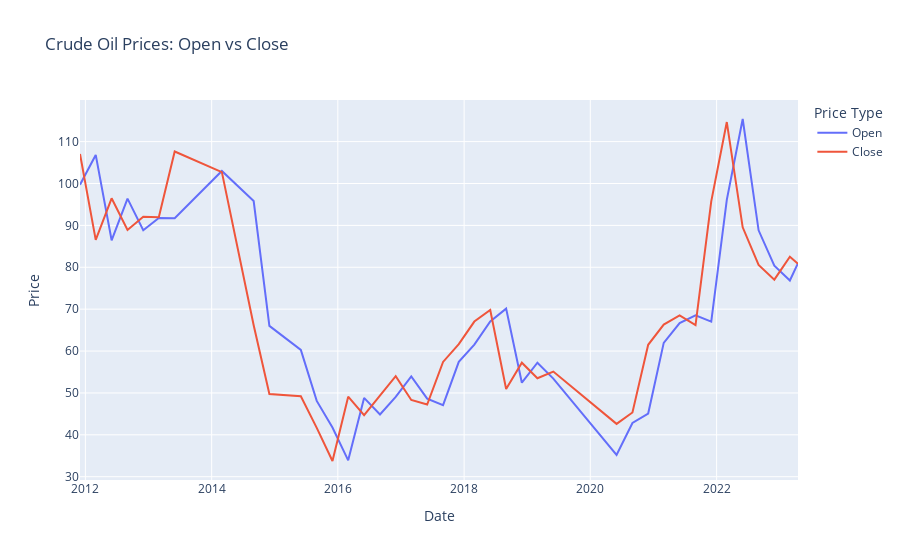

Notebook code cell kept with this figure:
### Code cell
# Creating a line plot of crude oil prices over time using Plotly Express.
# This plot compares 'Open' and 'Close' prices against the 'Date'.
# The plot is interactive, enhancing data exploration.
fig = px.line(crude_oil_df, x='Date', y=['Open', 'Close'], labels={'value': 'Price', 'variable': 'Price Type'}, title='Crude Oil Prices: Open vs Close')
fig.show()

### Figure 1 — Plotly figure (JSON) as saved in the notebook; plotly's stock layout.template omitted (floating-point values rounded to 4 significant figures)
{"data": [{"hovertemplate": "Price Type=Open<br>Date=%{x}<br>Price=%{y}<extra></extra>", "legendgroup": "Open", "line": {"color": "#636efa", "dash": "solid"}, "marker": {"symbol": "circle"}, "mode": "lines", "name": "Open", "orientation": "v", "showlegend": true, "type": "scatter", "x": ["2011-12-01T00:00:00", "2012-03-01T00:00:00", "2012-06-01T00:00:00", "2012-09-01T00:00:00", "2012-12-01T00:00:00", "2013-03-01T00:00:00", "2013-06-01T00:00:00", "2014-03-01T00:00:00", "2014-09-01T00:00:00", "2014-12-01T00:00:00", "2015-06-01T00:00:00", "2015-09-01T00:00:00", "2015-12-01T00:00:00", "2016-03-01T00:00:00", "2016-06-01T00:00:00", "2016-09-01T00:00:00", "2016-12-01T00:00:00", "2017-03-01T00:00:00", "2017-06-01T00:00:00", "2017-09-01T00:00:00", "2017-12-01T00:00:00", "2018-03-01T00:00:00", "2018-06-01T00:00:00", "2018-09-01T00:00:00", "2018-12-01T00:00:00", "2019-03-01T00:00:00", "2019-06-01T00:00:00", "2020-06-01T00:00:00", "2020-09-01T00:00:00", "2020-12-01T00:00:00", "2021-03-01T00:00:00", "2021-06-01T00:00:00", "2021-09-01T00:00:00", "2021-12-01T00:00:00", "2022-03-01T00:00:00", "2022-06-01T00:00:00", "2022-09-01T00:00:00", "2022-12-01T00:00:00", "2023-03-01T00:00:00", "2023-04-17T00:00:00"], "xaxis": "x", "y": [99.7, 106.8, 86.44, 96.38, 88.85, 91.76, 91.73, 103, 95.81, 66, 60.29, 48.1, 41.73, 33.9, 48.82, 44.85, 49.07, 53.95, 48.63, 47.08, 57.42, 61.55, 67.07, 70.12, 52.45, 57.22, 53.42, 35.21, 42.83, 45.08, 61.95, 66.68, 68.55, 67.01, 96.09, 115.4, 88.83, 80.4, 76.85, 81], "yaxis": "y"}, {"hovertemplate": "Price Type=Close<br>Date=%{x}<br>Price=%{y}<extra></extra>", "legendgroup": "Close", "line": {"color": "#EF553B", "dash": "solid"}, "marker": {"symbol": "circle"}, "mode": "lines", "name": "Close", "orientation": "v", "showlegend": true, "type": "scatter", "x": ["2011-12-01T00:00:00", "2012-03-01T00:00:00", "2012-06-01T00:00:00", "2012-09-01T00:00:00", "2012-12-01T00:00:00", "2013-03-01T00:00:00", "2013-06-01T00:00:00", "2014-03-01T00:00:00", "2014-09-01T00:00:00", "2014-12-01T00:00:00", "2015-06-01T00:00:00", "2015-09-01T00:00:00", "2015-12-01T00:00:00", "2016-03-01T00:00:00", "2016-06-01T00:00:00", "2016-09-01T00:00:00", "2016-12-01T00:00:00", "2017-03-01T00:00:00", "2017-06-01T00:00:00", "2017-09-01T00:00:00", "2017-12-01T00:00:00", "2018-03-01T00:00:00", "2018-06-01T00:00:00", "2018-09-01T00:00:00", "2018-12-01T00:00:00", "2019-03-01T00:00:00", "2019-06-01T00:00:00", "2020-06-01T00:00:00", "2020-09-01T00:00:00", "2020-12-01T00:00:00", "2021-03-01T00:00:00", "2021-06-01T00:00:00", "2021-09-01T00:00:00", "2021-12-01T00:00:00", "2022-03-01T00:00:00", "2022-06-01T00:00:00", "2022-09-01T00:00:00", "2022-12-01T00:00:00", "2023-03-01T00:00:00", "2023-04-17T00:00:00"], "xaxis": "x", "y": [107.1, 86.53, 96.47, 88.91, 92.05, 91.97, 107.7, 102.7, 66.15, 49.76, 49.2, 41.65, 33.75, 49.1, 44.7, 49.44, 54.01, 48.32, 47.23, 57.4, 61.64, 67.04, 69.8, 50.93, 57.22, 53.5, 55.1, 42.61, 45.34, 61.5, 66.32, 68.5, 66.18, 95.72, 114.7, 89.55, 80.55, 77.05, 82.52, 80.84], "yaxis": "y"}], "layout": {"legend": {"title": {"text": "Price Type"}, "tracegroupgap": 0}, "title": {"text": "Crude Oil Prices: Open vs Close"}, "xaxis": {"anchor": "y", "domain": [0, 1], "title": {"text": "Date"}}, "yaxis": {"anchor": "x", "domain": [0, 1], "title": {"text": "Price"}}}}
